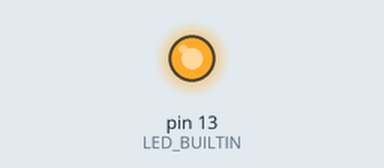
The sketch below on a simulated Arduino Uno, built with avr-gcc and run on an emulated ATmega328P. Shown: output pins drawn as LEDs (lit = HIGH). What the sketch prints to the serial monitor is not drawn.

Above: at 2.5 s.
At 7.5 s:
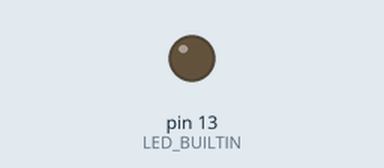
Timing chart, 0 to 13.0 s (numbered marks = the images above):
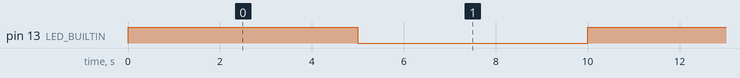

The sketch:

sketch_jul3a.ino
```cpp
void setup() {
// initialize digital pin LED_BUILTIN as an output.
Serial.begin(9600);
pinMode(LED_BUILTIN, OUTPUT);
}
// the loop function runs over and over again forever
int i=0;
void loop() {
digitalWrite(LED_BUILTIN, HIGH); // turn the LED on (HIGH is the voltage level)
Serial.write(1);
Serial.flush();
delay(5000); // wait for a second
Serial.println(i);
digitalWrite(LED_BUILTIN, LOW); // turn the LED off by making the voltage LOW
Serial.write(2);
Serial.flush();
delay(5000); // wait for a second
Serial.println("a");
i++;
}
```

Measured:
- by itself, pin 13 (LED_BUILTIN): alternates HIGH for 5.0 s and LOW for 5.0 s
